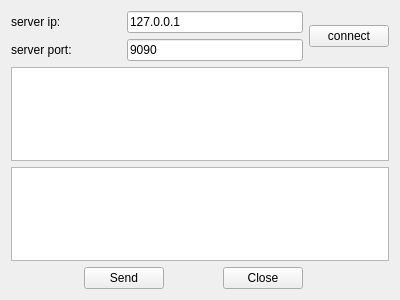
<?xml version="1.0" encoding="UTF-8"?>
<ui version="4.0">
 <class>clientwidget</class>
 <widget class="QWidget" name="clientwidget">
  <property name="geometry">
   <rect>
    <x>0</x>
    <y>0</y>
    <width>400</width>
    <height>300</height>
   </rect>
  </property>
  <property name="windowTitle">
   <string>Form</string>
  </property>
  <layout class="QGridLayout" name="gridLayout">
   <item row="0" column="0" colspan="2">
    <widget class="QLabel" name="label">
     <property name="text">
      <string>server ip:</string>
     </property>
    </widget>
   </item>
   <item row="0" column="2" colspan="3">
    <widget class="QLineEdit" name="lineEditIP">
     <property name="text">
      <string>127.0.0.1</string>
     </property>
    </widget>
   </item>
   <item row="1" column="0" colspan="2">
    <widget class="QLabel" name="label_2">
     <property name="text">
      <string>server port:</string>
     </property>
    </widget>
   </item>
   <item row="1" column="2" colspan="3">
    <widget class="QLineEdit" name="lineEditPort">
     <property name="text">
      <string>9090</string>
     </property>
    </widget>
   </item>
   <item row="2" column="0" colspan="6">
    <widget class="QTextEdit" name="textEditRead">
     <property name="readOnly">
      <bool>true</bool>
     </property>
    </widget>
   </item>
   <item row="3" column="0" colspan="6">
    <widget class="QTextEdit" name="textEditWrite"/>
   </item>
   <item row="4" column="0">
    <spacer name="horizontalSpacer">
     <property name="orientation">
      <enum>Qt::Horizontal</enum>
     </property>
     <property name="sizeHint" stdset="0">
      <size>
       <width>67</width>
       <height>20</height>
      </size>
     </property>
    </spacer>
   </item>
   <item row="4" column="1" colspan="2">
    <widget class="QPushButton" name="ButtonSend">
     <property name="text">
      <string>Send</string>
     </property>
    </widget>
   </item>
   <item row="4" column="3">
    <spacer name="horizontalSpacer_2">
     <property name="orientation">
      <enum>Qt::Horizontal</enum>
     </property>
     <property name="sizeHint" stdset="0">
      <size>
       <width>45</width>
       <height>20</height>
      </size>
     </property>
    </spacer>
   </item>
   <item row="4" column="4">
    <widget class="QPushButton" name="ButtonClose">
     <property name="text">
      <string>Close</string>
     </property>
    </widget>
   </item>
   <item row="4" column="5">
    <spacer name="horizontalSpacer_3">
     <property name="orientation">
      <enum>Qt::Horizontal</enum>
     </property>
     <property name="sizeHint" stdset="0">
      <size>
       <width>77</width>
       <height>20</height>
      </size>
     </property>
    </spacer>
   </item>
   <item row="0" column="5" rowspan="2">
    <widget class="QPushButton" name="ButtonConnect">
     <property name="text">
      <string>connect</string>
     </property>
    </widget>
   </item>
  </layout>
 </widget>
 <resources/>
 <connections/>
</ui>
